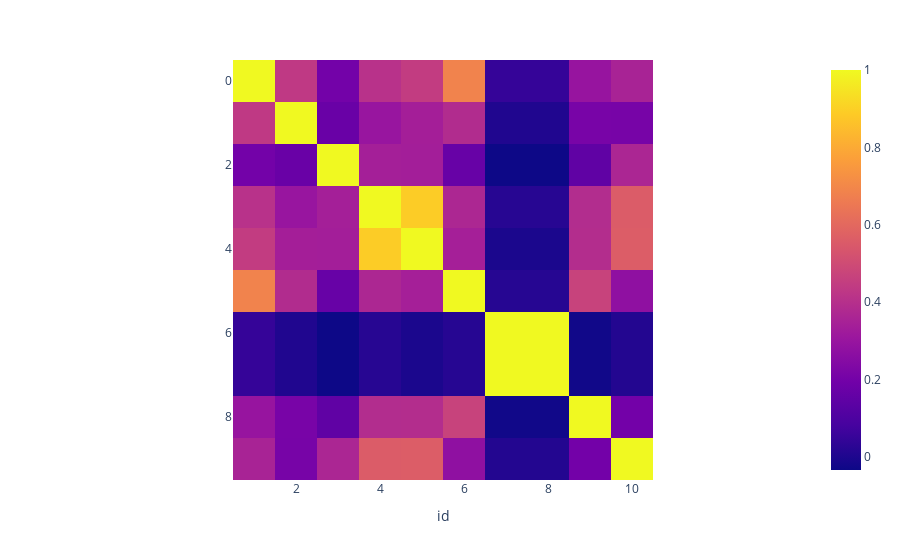

Here is the notebook cell this chart was saved with:
### Code cell
fig = px.imshow(card_df)
fig.show()
